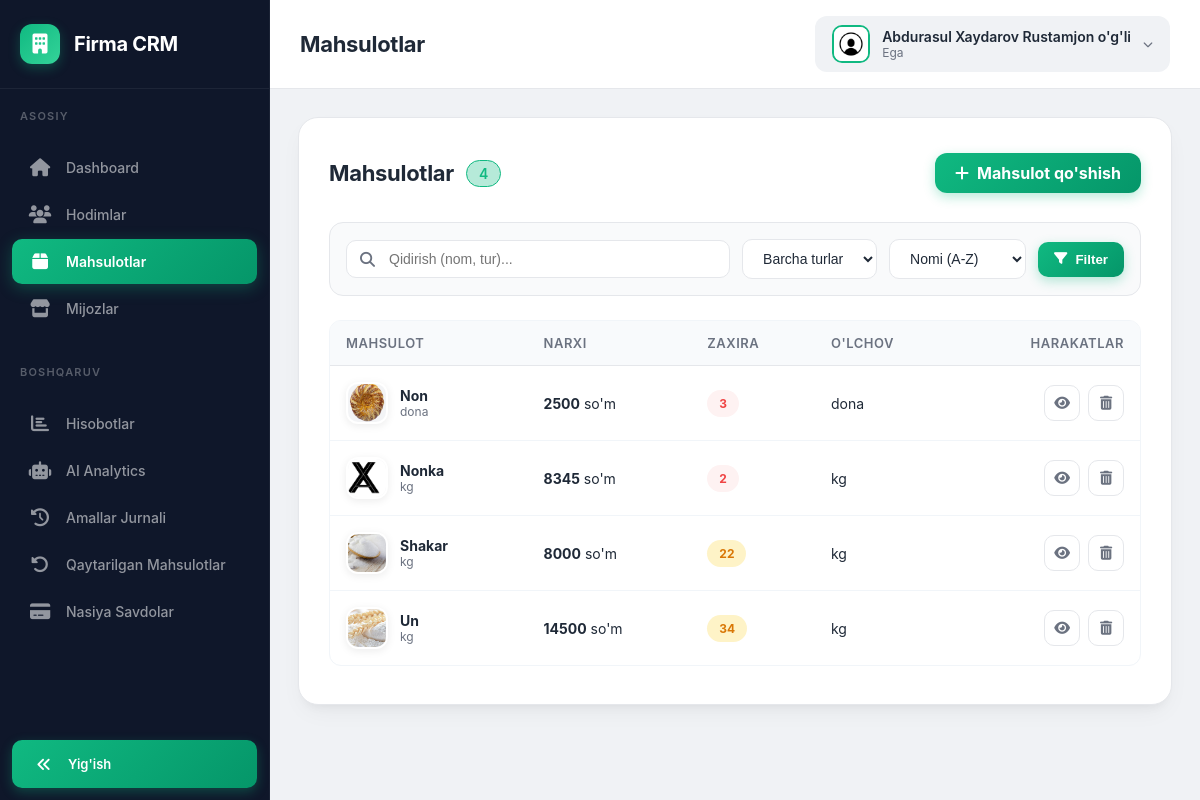
Before: /mahsulotlar/ (signed in) with the older database file.
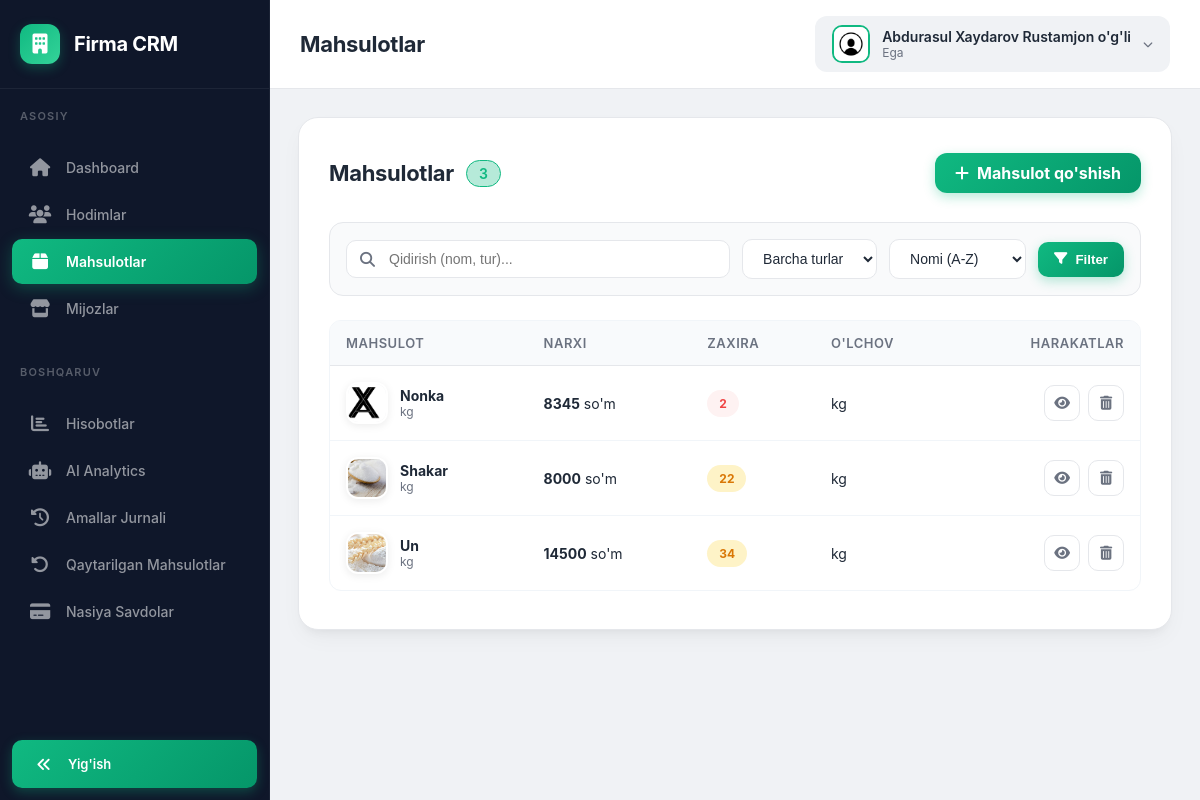
After: the same page with the newer database file.
### main/models.py (models this page shows, shortened)
class Mahsulot(models.Model):
    nomi = models.CharField(max_length=255)
    rasmi = models.ImageField(upload_to='mahsulotlar/')
    narxi = models.DecimalField(max_digits=10, decimal_places=2)
    turi = models.ForeignKey(MahsulotTuri, on_delete=models.CASCADE)
    miqdori = models.FloatField(default=0)
    min_miqdori = models.FloatField(default=10, help_text="Bu miqdordan kam bo'lsa ogohlantirish chiqadi")

class MahsulotTuri(models.Model):
    nomi = models.CharField(max_length=100)  # kg, dona, l

### main/list_views.py (the view, shortened to what this page needs)
# urls.py: path('mahsulotlar/', mahsulotlar_list, name='mahsulotlar_list'),
@login_required(login_url='login')
def mahsulotlar_list(request):
    if request.user.type != 'ega':
        return redirect('main')
    mahsulotlar = Mahsulot.objects.all()
    search_query = request.GET.get('q', '')
    if search_query:
        from django.db.models import Q
        mahsulotlar = mahsulotlar.filter(Q(nomi__icontains=search_query))
    tur_filter = request.GET.get('tur', '')
    if tur_filter:
        mahsulotlar = mahsulotlar.filter(turi__id=tur_filter)
    sort_order = request.GET.get('sort', 'name')
    if sort_order == 'name':
        mahsulotlar = mahsulotlar.order_by('nomi')
    elif sort_order == 'price_high':
        mahsulotlar = mahsulotlar.order_by('-narxi')
    elif sort_order == 'price_low':
        mahsulotlar = mahsulotlar.order_by('narxi')
    elif sort_order == 'stock':
        mahsulotlar = mahsulotlar.order_by('-miqdori')
    else:
        mahsulotlar = mahsulotlar.order_by('nomi')
    paginator = Paginator(mahsulotlar, 24)
    page_number = request.GET.get('page')
    page_obj = paginator.get_page(page_number)
    from .models import MahsulotTuri
    mahsulot_turlari = MahsulotTuri.objects.all()
    context = {
        'mahsulotlar': page_obj,
        'total': mahsulotlar.count(),
        'search_query': search_query,
        'tur_filter': tur_filter,
        'sort_order': sort_order,
        'mahsulot_turlari': mahsulot_turlari
    }
    return render(request, 'mahsulotlar_list.html', context)

### main/models.py (called while the page is built)
    @property
    def rasmi(self):
        if self.type == 'yetkazib_beruvchi':
            try:
                return YetkazibBeruvchi.objects.get(user=self).rasmi.url
            except YetkazibBeruvchi.DoesNotExist:
                return None
        elif self.type == 'pazanda':
            try:
                return Pazanda.objects.get(user=self).rasmi.url
            except Pazanda.DoesNotExist:
                return None
        return None

### main/templates/mahsulotlar_list.html (shortened to what the changed rows need)
{% extends 'egabase.html' %}
{% load static %}
{% block page_title %}Mahsulotlar{% endblock %}
{% block content %}
<div class="page-card">
    <div class="page-header-actions">
        <div class="header-content" id="normalHeader">
            <div class="header-title">
                <h2>Mahsulotlar <span class="count-badge">{{ total }}</span></h2>
            </div>
        </div>
    </div>
    <div class="table-container">
        <table class="custom-table">
            <thead>
                <tr>
                    <th>Mahsulot</th>
                    <th>Narxi</th>
                    <th>Zaxira</th>
                    <th>O'lchov</th>
                    <th style="text-align:right;">Harakatlar</th>
                </tr>
            </thead>
            <tbody>
                {% for mahsulot in mahsulotlar %}
                <tr>
                    <td>
                        <div class="product-cell">
                            <div class="product-img-wrap">
                                {% if mahsulot.rasmi %}
                                    <img src="{{ mahsulot.rasmi.url }}" class="product-img" alt="">
                                {% else %}
                                    <div class="product-initial">{{ mahsulot.nomi|first|upper }}</div>
                                {% endif %}
                            </div>
                            <div class="product-text">
                                <span class="product-name">{{ mahsulot.nomi }}</span>
                                <span class="product-meta">{{ mahsulot.turi.nomi }}</span>
                            </div>
                        </div>
                    </td>
                    <td><b>{{ mahsulot.narxi|floatformat:0 }}</b> so'm</td>
                    <td>
                        {% if mahsulot.miqdori < 10 %}
                            <span class="stock-badge stock-low">{{ mahsulot.miqdori|floatformat:0 }}</span>
                        {% elif mahsulot.miqdori < 50 %}
                            <span class="stock-badge stock-medium">{{ mahsulot.miqdori|floatformat:0 }}</span>
                        {% else %}
                            <span class="stock-badge stock-high">{{ mahsulot.miqdori|floatformat:0 }}</span>
                        {% endif %}
                    </td>
                    <td>{{ mahsulot.turi.nomi }}</td>
                    <td>
                        <div class="action-btns">
                            <a href="{% url 'seeproduct' mahsulot.id %}" class="action-btn edit" title="Ko'rish">
                                <i class="fa-solid fa-eye"></i>
                            </a>
                            <a href="{% url 'delprdct' mahsulot.id %}" class="action-btn delete" title="O'chirish"
                               onclick="return confirm('Rostdan ham o\\'chirmoqchimisiz?')">
                                <i class="fa-solid fa-trash-can"></i>
                            </a>
                        </div>
                    </td>
                </tr>
                {% endfor %}
            </tbody>
        </table>
    </div>
</div>
{% endblock %}

Changed rows visible on the page:
removed Mahsulot: rasmi (picture), nomi "Non", turi.nomi "dona", narxi "2500", miqdori "3"
Other visible differences:
{{ total }}: "4" → "3"
